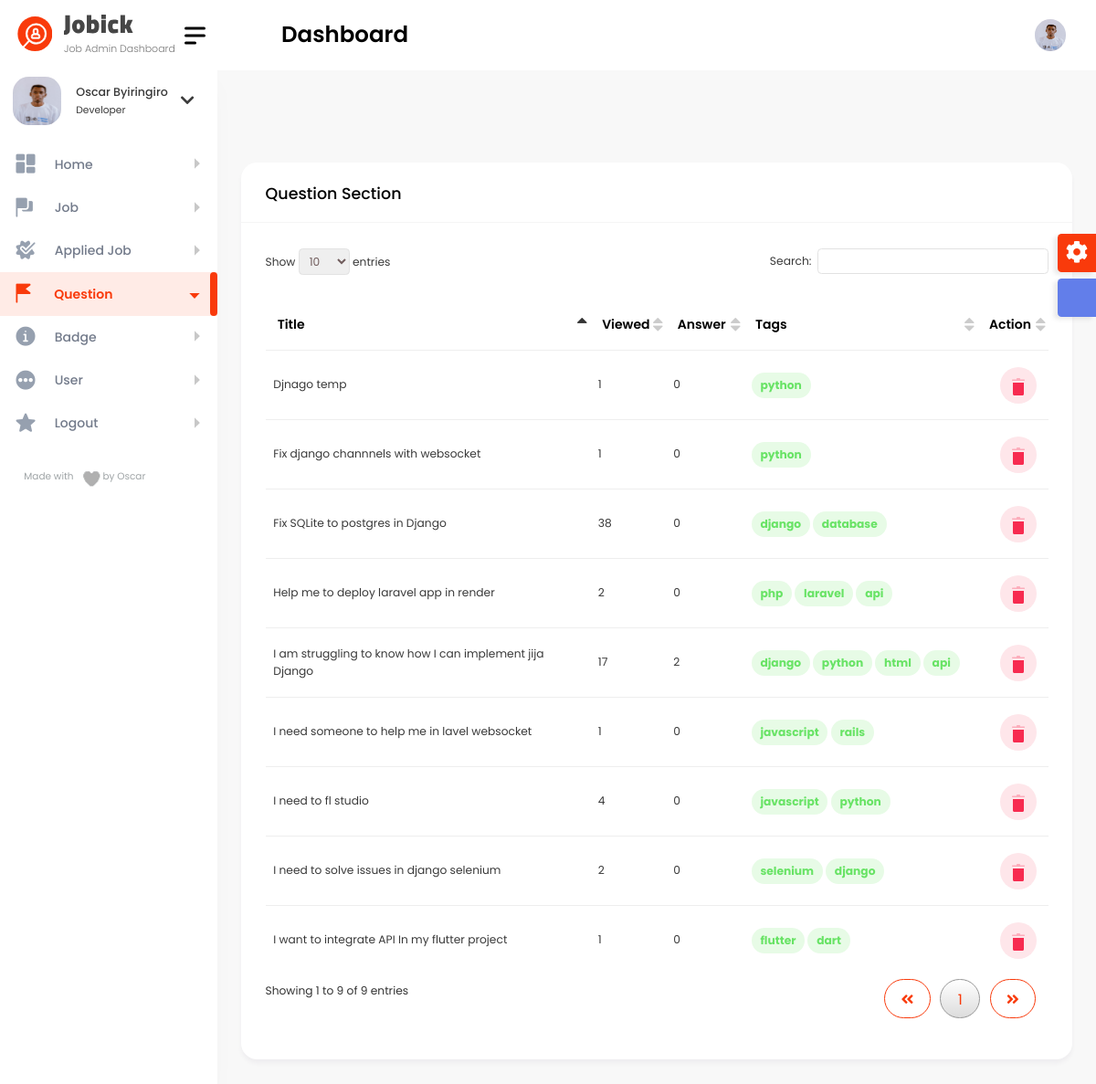
The app's page /super_admin/question_super/ (signed in), older data.
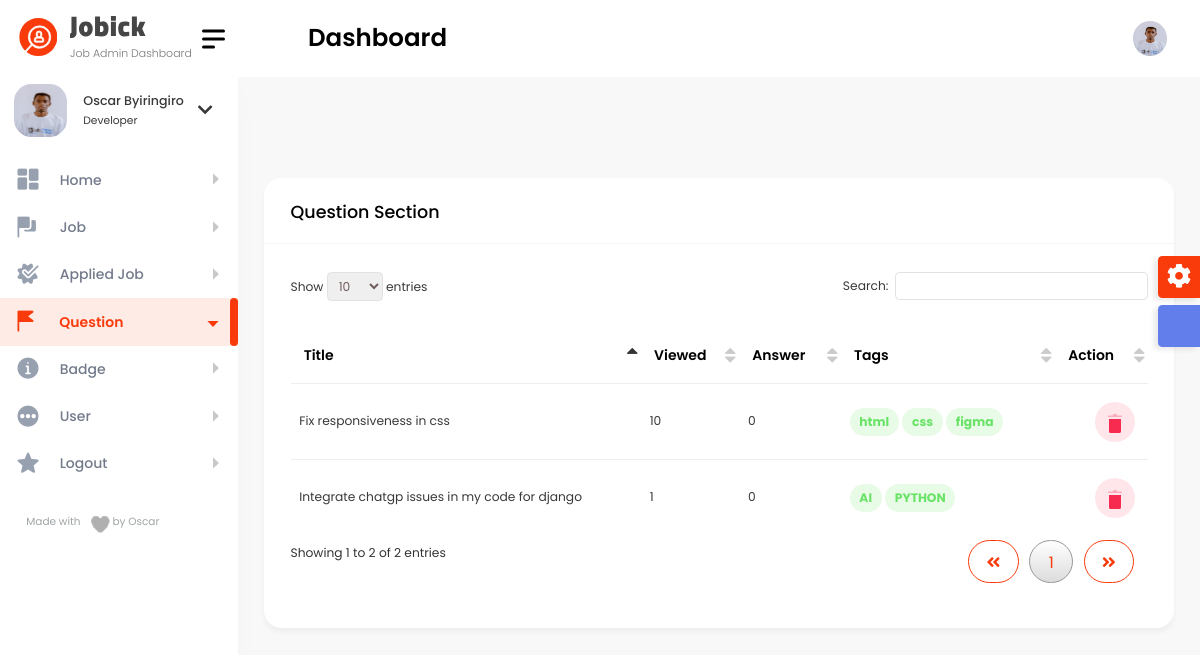
The same page, newer data.
### questions/models.py (models this page shows, shortened)
class Questions_stuff(models.Model):
    title = models.CharField(max_length=100)
    detail = models.TextField(default='')
    body = HTMLField()
    owner = models.ForeignKey(User, on_delete=models.CASCADE)
    viewed = models.PositiveIntegerField()
    tag = models.CharField(max_length=200)
    email_notify = models.BooleanField(default=False)
    whatsapp_notify = models.BooleanField(default=False)
    publish_date = models.DateTimeField(auto_now_add=True)
    def tags_as_list(self):
        return self.tag.split(',')
    def get_count_answer(self):
        id_question = self.id
        ans = Answer_stuff.objects.filter(question__id=id_question)
        if ans.exists():
            final_count = ans.count()
        else:
            final_count = 0
        return final_count
    class Meta:
        verbose_name_plural = 'Question'

### super_admin/decorators.py (the view)
    def wrapper_func(request, *args, **kwargs):
        if not request.user.is_authenticated:
            return redirect('super_login')
        if not request.user.admin:
            return redirect('super_login')
        else:
            return view_func(request, *args, **kwargs)

### super_admin/views.py (called while the page is built)
@is_admin_user
def question_super(request):
    all_question = Questions_stuff.objects.all().order_by('-publish_date')
    context = {
        'all_question': all_question
    }
    return render(request, 'question_super.html', context)

### super_admin/templates/question_super.html (shortened to what this page needs)
{% include 'super_admin/base.html' %}
{% load static %}
{% block content %}
 <div class="content-body">
            <div class="container-fluid">
                <div class="row">
                    <div class="col-12">
                        <div class="card">
                            <div class="card-header">
                                <h4 class="card-title">Question Section</h4>
                            </div>
                            <div class="card-body">
                                <div class="table-responsive">
                                    <table id="example3" class="display" style="min-width: 845px">
                                        <thead>
                                            <tr>
                                                <th>Title</th>
                                                <th>viewed</th>
                                                <th>answer</th>
                                                <th>tags</th>
                                                <th>Action</th>
                                            </tr>
                                        </thead>
                                        <tbody>
                                        {% for question in all_question %}
                                            <tr>
										<td>{{ question.title }}</td>
										<td class="wspace-no">{{ question.viewed }}</td>
										<td>{{ question.get_count_answer }}</td>
                                        <td>
                                            {% for tag in question.tags_as_list %}
                                            <span class="badge badge-success badge-lg light">{{ tag }}</span>
                                                {% endfor %}
                                        </td>
										<td>
											<div class="action-buttons d-flex justify-content-end">
												<a href="javascript:void(0);" class="btn btn-danger light">
												</a>
											</div>
										</td>
									</tr>
                                        {% endfor %}
                                        </tbody>
                                    </table>
                                </div>
                            </div>
                        </div>
                    </div>
				</div>
            </div>
        </div>
{% endblock %}

Row changes from the older to the newer data that the page shows:
removed Questions_stuff: title "Fix django channnels with websocket", viewed "1", get_count_answer "0", tags_as_list "python"
removed Questions_stuff: title "Djnago temp", viewed "1", get_count_answer "0", tags_as_list "python"
removed Questions_stuff: title "Help me to deploy laravel app in render", viewed "2", get_count_answer "0", tags_as_list "php" "laravel" "api"
removed Questions_stuff: title "I need someone to help me in lavel websocket", viewed "1", get_count_answer "0", tags_as_list "javascript" "rails"
removed Questions_stuff: title "I need to solve issues in django selenium", viewed "2", get_count_answer "0", tags_as_list "selenium" "django"
removed Questions_stuff: title "I need to fl studio", viewed "4", get_count_answer "0", tags_as_list "javascript" "python"
removed Questions_stuff: title "I want to integrate API In my flutter project", viewed "1", get_count_answer "0", tags_as_list "flutter" "dart"
removed Questions_stuff: title "Fix SQLite to postgres in Django", viewed "38", get_count_answer "0", tags_as_list "django" "database"
removed Questions_stuff: title "I am struggling to know how I can implement jija Django", viewed "17", get_count_answer "2", tags_as_list "django" "python" "html" "api"
added Questions_stuff: title "Fix responsiveness in css", viewed "10", get_count_answer "0", tags_as_list "html" "css" "figma"
added Questions_stuff: title "Integrate chatgp issues in my code for django", viewed "1", get_count_answer "0", tags_as_list "AI" "PYTHON"
Text that changed along with them:
text written by a page script: "Show entries Search: Showing 1 to 9 of 9 entries 1" → "Show entries Search: Showing 1 to 2 of 2 entries 1"
